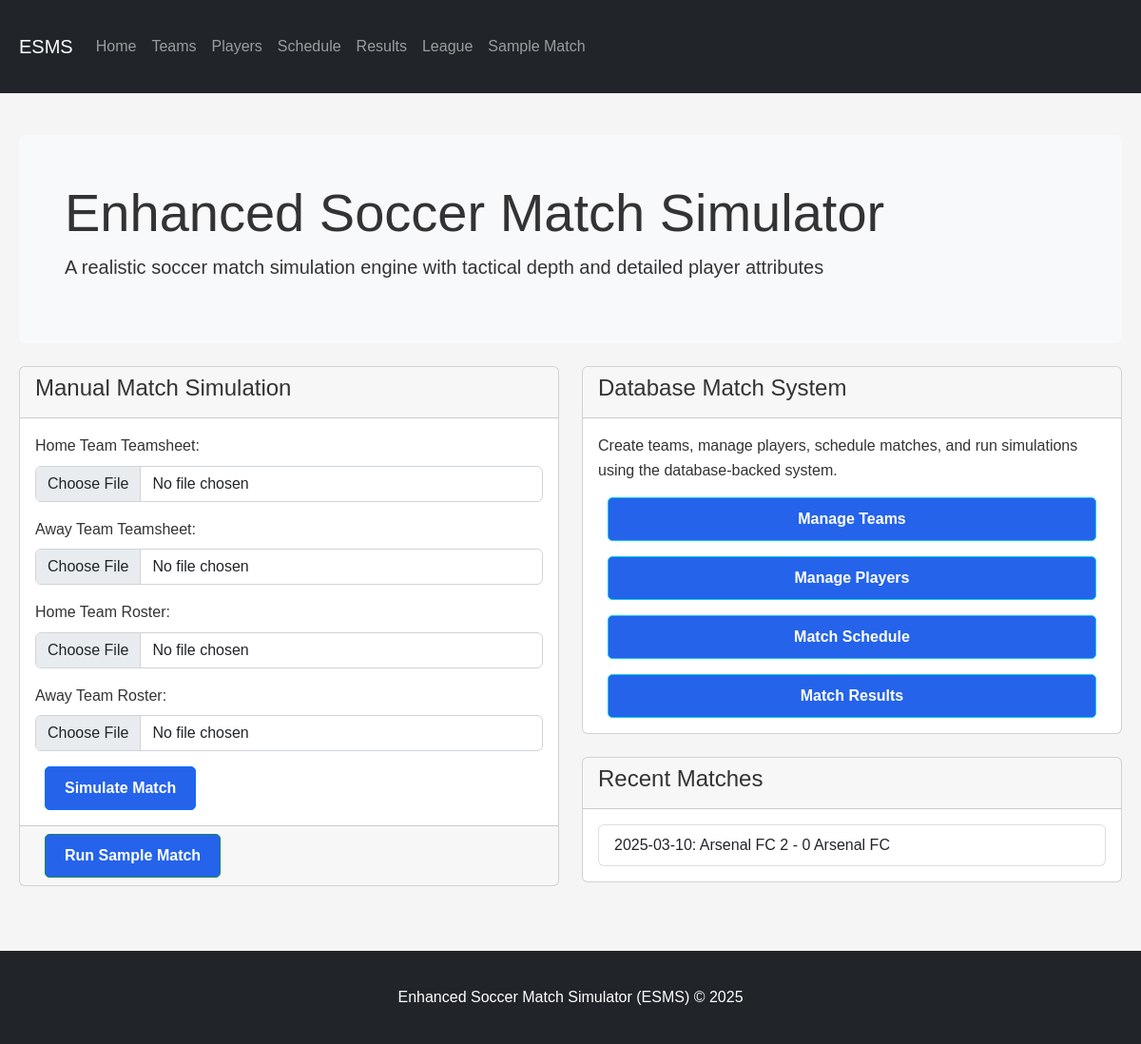
The app's page /, older data.
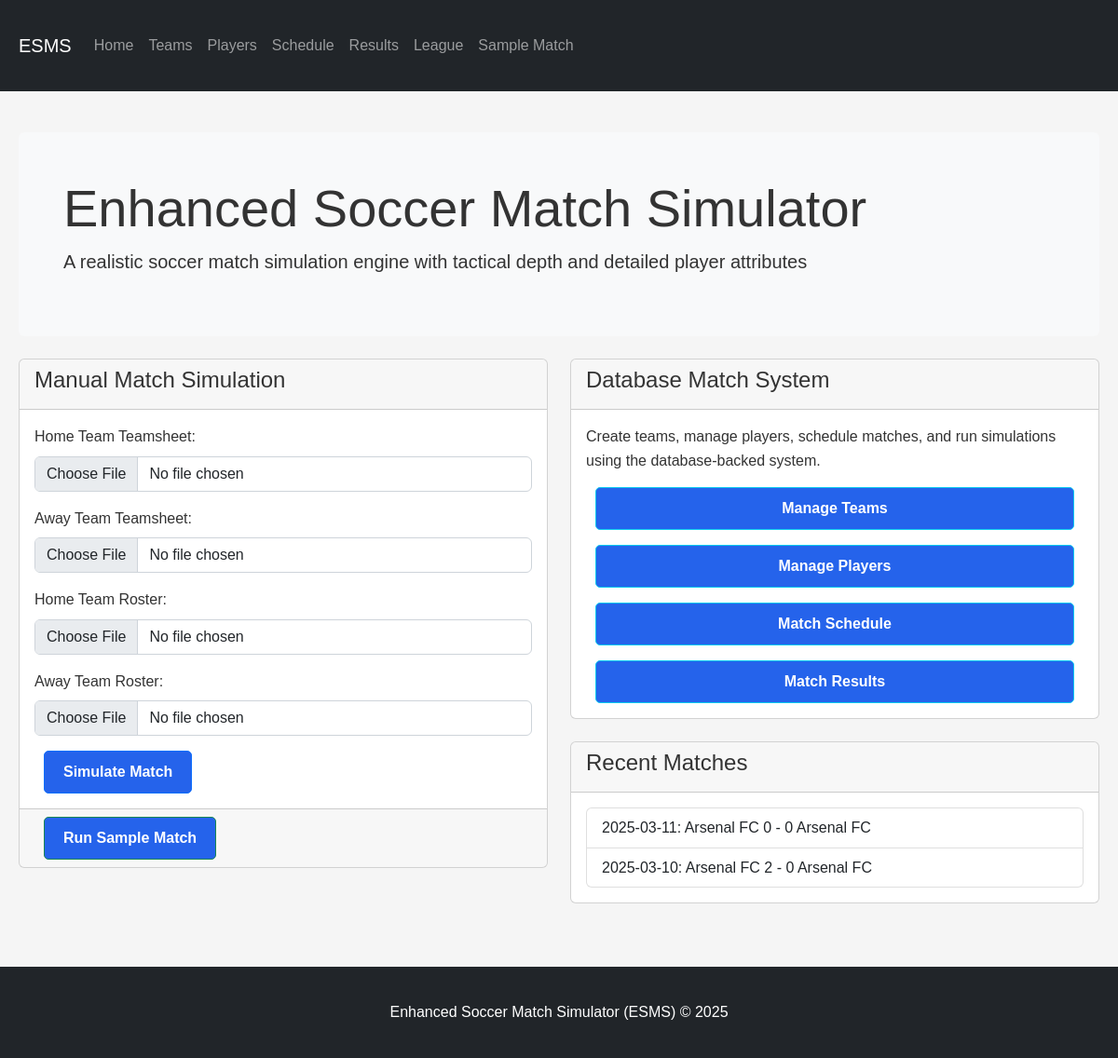
The same page, newer data.
### esms/models/match.py (models this page shows, shortened)
class Match(db.Model):
    id = db.Column(db.Integer, primary_key=True)
    home_team_id = db.Column(db.Integer, db.ForeignKey('team.id'), nullable=False)
    away_team_id = db.Column(db.Integer, db.ForeignKey('team.id'), nullable=False)
    scheduled_time = db.Column(db.DateTime, default=datetime.utcnow)
    completed = db.Column(db.Boolean, default=False)
    home_score = db.Column(db.Integer, default=0)
    away_score = db.Column(db.Integer, default=0)
    home_team = db.relationship('Team', foreign_keys=[home_team_id], backref='home_matches')
    away_team = db.relationship('Team', foreign_keys=[away_team_id], backref='away_matches')
    match_events = db.relationship('MatchEvent', backref='match', lazy='dynamic')

### esms/models/team.py (models this page shows, shortened)
class Team(db.Model):
    id = db.Column(db.Integer, primary_key=True)
    name = db.Column(db.String(100), nullable=False, unique=True)
    tactic = db.Column(db.String(1), default='N')  # N, A, D, P, C
    formation = db.Column(db.String(10), default='4-4-2')
    created_at = db.Column(db.DateTime, default=datetime.utcnow)

### esms/routes/main.py (the view)
@main_bp.route('/')
def index():
    recent_matches = Match.query.filter_by(completed=True).order_by(Match.scheduled_time.desc()).limit(5).all()
    return render_template('index.html', matches=recent_matches)

### app.py (called while the page is built)
@app.context_processor
def utility_processor():
    return dict(get_country_code=get_country_code)

### templates/index.html (shortened to what this page needs)
{% extends "base.html" %}
{% block content %}
<div class="container mt-4">
    <div class="jumbotron bg-light p-5 rounded">
        <h1 class="display-4">Enhanced Soccer Match Simulator</h1>
        <p class="lead">A realistic soccer match simulation engine with tactical depth and detailed player attributes</p>
    </div>
    <div class="row mt-4">
        <div class="col-md-6">
            <div class="card">
                <div class="card-header">
                    <h4>Manual Match Simulation</h4>
                </div>
                <div class="card-body">
                    <form action="{{ url_for('match.simulate') }}" method="post" enctype="multipart/form-data">
                        <div class="mb-3">
                            <label for="home_teamsheet" class="form-label">Home Team Teamsheet:</label>
                            <input type="file" class="form-control" id="home_teamsheet" name="home_teamsheet" required>
                        </div>
                        <div class="mb-3">
                            <label for="away_teamsheet" class="form-label">Away Team Teamsheet:</label>
                            <input type="file" class="form-control" id="away_teamsheet" name="away_teamsheet" required>
                        </div>
                        <div class="mb-3">
                            <label for="home_roster" class="form-label">Home Team Roster:</label>
                            <input type="file" class="form-control" id="home_roster" name="home_roster" required>
                        </div>
                        <div class="mb-3">
                            <label for="away_roster" class="form-label">Away Team Roster:</label>
                            <input type="file" class="form-control" id="away_roster" name="away_roster" required>
                        </div>
                        <button type="submit" class="btn btn-primary">Simulate Match</button>
                    </form>
                </div>
                <div class="card-footer">
                    <a href="{{ url_for('match.sample') }}" class="btn btn-success">Run Sample Match</a>
                </div>
            </div>
        </div>
        <div class="col-md-6">
            <div class="card mb-4">
                <div class="card-header">
                    <h4>Database Match System</h4>
                </div>
                <div class="card-body">
                    <p>Create teams, manage players, schedule matches, and run simulations using the database-backed system.</p>
                    <div class="d-grid gap-2">
                        <a href="{{ url_for('team.list_teams') }}" class="btn btn-info mb-2">Manage Teams</a>
                        <a href="{{ url_for('player.list_players') }}" class="btn btn-info mb-2">Manage Players</a>
                        <a href="{{ url_for('match.schedule') }}" class="btn btn-info mb-2">Match Schedule</a>
                        <a href="{{ url_for('match.list_results') }}" class="btn btn-info">Match Results</a>
                    </div>
                </div>
            </div>
            <div class="card">
                <div class="card-header">
                    <h4>Recent Matches</h4>
                </div>
                <div class="card-body">
                    {% set matches = matches|default([]) %}
                    {% if matches %}
                        <ul class="list-group">
                            {% for match in matches %}
                                <li class="list-group-item">
                                    {{ match.scheduled_time.strftime('%Y-%m-%d') }}:
                                    {{ match.home_team.name }} {{ match.home_score }} - {{ match.away_score }} {{ match.away_team.name }}
                                </li>
                            {% endfor %}
                        </ul>
                    {% else %}
                        <p>No recent matches found. Start simulating matches to see results here.</p>
                    {% endif %}
                </div>
            </div>
        </div>
    </div>
</div>
{% endblock %}

### templates/base.html (shortened to what this page needs)
<!DOCTYPE html>
<html lang="en">
<head>
    <link href="https://cdn.jsdelivr.net/npm/bootstrap@5.2.3/dist/css/bootstrap.min.css" rel="stylesheet">
    <link rel="stylesheet" href="https://cdnjs.cloudflare.com/ajax/libs/flag-icon-css/6.6.6/css/flag-icons.min.css">
    <link rel="stylesheet" href="{{ url_for('static', filename='style.css') }}">
</head>
<body>
    <nav class="navbar navbar-expand-lg navbar-dark bg-dark">
        <div class="container">
            <a class="navbar-brand" href="{{ url_for('main.index') }}">ESMS</a>
            <div class="collapse navbar-collapse" id="navbarNav">
                <ul class="navbar-nav">
                    <li class="nav-item">
                        <a class="nav-link" href="{{ url_for('main.index') }}">Home</a>
                    </li>
                    <li class="nav-item">
                        <a class="nav-link" href="{{ url_for('team.list_teams') }}">Teams</a>
                    </li>
                    <li class="nav-item">
                        <a class="nav-link" href="{{ url_for('player.list_players') }}">Players</a>
                    </li>
                    <li class="nav-item">
                        <a class="nav-link" href="{{ url_for('match.schedule') }}">Schedule</a>
                    </li>
                    <li class="nav-item">
                        <a class="nav-link" href="{{ url_for('match.list_results') }}">Results</a>
                    </li>
                    <li class="nav-item">
                        <a class="nav-link" href="{{ url_for('main.league') }}">League</a>
                    </li>
                    <li class="nav-item">
                        <a class="nav-link" href="{{ url_for('match.sample') }}">Sample Match</a>
                    </li>
                </ul>
            </div>
        </div>
    </nav>
    <main>
        {% block content %}{% endblock %}
    </main>
    <footer class="bg-dark text-white text-center py-3 mt-5">
        <div class="container">
            <p class="mb-0">Enhanced Soccer Match Simulator (ESMS) &copy; 2025</p>
        </div>
    </footer>
</body>
</html>

### static/style.css (style rules this page uses)
body { font-family: 'Arial', sans-serif; line-height: 1.6; color: #333; background-color: #f5f5f5; margin: 0; padding: 0; }
.container { max-width: 1200px; margin: 0 auto; padding: 20px; }
.btn { display: inline-block; padding: 10px 20px; background-color: #2563eb; color: white; text-decoration: none; border-radius: 5px; font-weight: bold; margin: 0 10px; transition: background-color 0.3s; }

Row changes from the older to the newer data that the page shows:
added Match: scheduled_time "2025-03-11", home_team.name "Arsenal FC", home_score "0", away_score "0", away_team.name "Arsenal FC"
